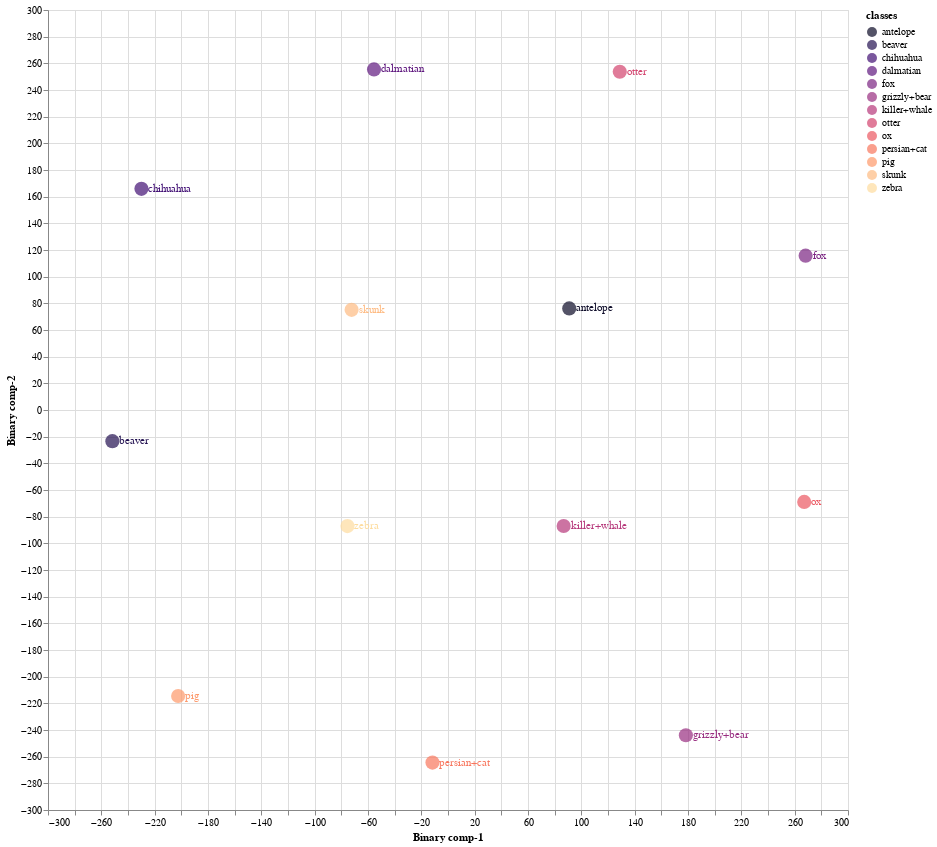
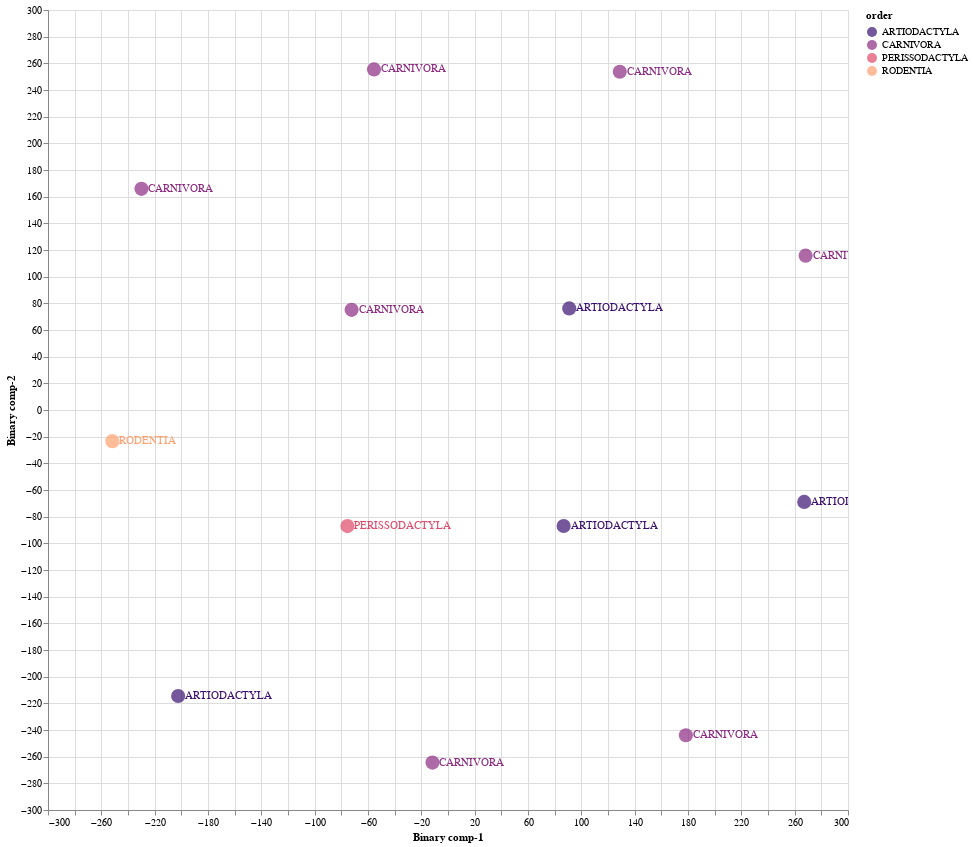

Notebook code cell kept with these figures, in order:
### Markdown cell above
### 7.2 Train Validation Split 02

### Code cell
CZSL(mode = 'Train', split = 2, C = 1.0 , kernal = 'rbf', gamma = 'scale', degree = 3,  pred_type = 'Deterministic', dist_type = 'euclidean')

#mode
#1. "Train" - Use Train Val split
#2. "Test" - For Unseen Test Data

#split
# 1 -Train/Val Split 1
# 2 -Train/Val Split 2
# 3 -Train/Val Split 3

#pred_type
#1. "Probabilistic" - continous real numbers giving probability for prdiction to be 1
#2. "Deterministic" - 1 or 0 prediction values

#dist_type
#1. euclidean
#2. cosine
#3. hamming
#4. jaccard

### Figure 1 — Vega-Lite specification as saved in the notebook (floating-point values rounded to 4 significant figures)
{"config": {"view": {"continuousWidth": 400, "continuousHeight": 300}}, "layer": [{"mark": {"type": "circle", "size": 200}, "encoding": {"color": {"field": "classes", "scale": {"scheme": "Magma"}, "type": "nominal"}, "x": {"field": "Binary comp-1", "type": "quantitative"}, "y": {"field": "Binary comp-2", "type": "quantitative"}}, "height": 800, "selection": {"selector013": {"type": "interval", "bind": "scales", "encodings": ["x", "y"]}}, "width": 800}, {"mark": {"type": "text", "align": "left", "baseline": "middle", "dx": 7}, "encoding": {"color": {"field": "classes", "scale": {"scheme": "Magma"}, "type": "nominal"}, "text": {"field": "classes", "type": "nominal"}, "x": {"field": "Binary comp-1", "type": "quantitative"}, "y": {"field": "Binary comp-2", "type": "quantitative"}}, "height": 800, "width": 800}], "data": {"name": "data-45fd2a269eac59172255e5bb9d675aa4"}, "$schema": "https://vega.github.io/schema/vega-lite/v4.17.0.json", "datasets": {"data-45fd2a269eac59172255e5bb9d675aa4": [{"Binary comp-1": 90.93, "Binary comp-2": 76.18, "classes": "antelope", "sciName": "Antilope_cervicapra", "animal_label": 1, "animal_class": "antelope", "mainCommonName": "Blackbuck", "otherCommonNames": "Indian Antelope", "class": "Mammalia", "infraclass": "Placentalia", "magnorder": "Boreoeutheria", "superorder": "Laurasiatheria", "order": "ARTIODACTYLA", "suborder": "RUMINANTIA", "infraorder": "PECORA", "parvorder": null, "superfamily": null, "family": "BOVIDAE", "subfamily": "ANTILOPINAE", "tribe": "ANTILOPINI", "genus": "Antilope"}, {"Binary comp-1": 178.4, "Binary comp-2": -243.9, "classes": "grizzly+bear", "sciName": "Ursus_arctos", "animal_label": 2, "animal_class": "grizzly+bear", "mainCommonName": "Brown Bear", "otherCommonNames": "Grizzly Bear|Kodiak Bear", "class": "Mammalia", "infraclass": "Placentalia", "magnorder": "Boreoeutheria", "superorder": "Laurasiatheria", "order": "CARNIVORA", "suborder": "CANIFORMIA", "infraorder": "ARCTOIDEA", "parvorder": null, "superfamily": "URSOIDEA", "family": "URSIDAE", "subfamily": "URSINAE", "tribe": null, "genus": "Ursus"}, {"Binary comp-1": 86.74, "Binary comp-2": -86.98, "classes": "killer+whale", "sciName": "Orcinus_orca", "animal_label": 3, "animal_class": "killer+whale", "mainCommonName": "Killer Whale", "otherCommonNames": "Orca", "class": "Mammalia", "infraclass": "Placentalia", "magnorder": "Boreoeutheria", "superorder": "Laurasiatheria", "order": "ARTIODACTYLA", "suborder": "WHIPPOMORPHA", "infraorder": "CETACEA", "parvorder": "ODONTOCETI", "superfamily": "DELPHINOIDEA", "family": "DELPHINIDAE", "subfamily": "INCERTAE SEDIS", "tribe": null, "genus": "Orcinus"}, {"Binary comp-1": -251.7, "Binary comp-2": -23.38, "classes": "beaver", "sciName": "Aplodontia_rufa", "animal_label": 4, "animal_class": "beaver", "mainCommonName": "Mountain Beaver", "otherCommonNames": "Boomer|Sewellel|Point Arena Mountain Beaver|Point Reyes Mountain Beaver", "class": "Mammalia", "infraclass": "Placentalia", "magnorder": "Boreoeutheria", "superorder": "Euarchontoglires", "order": "RODENTIA", "suborder": "SCIUROMORPHA", "infraorder": null, "parvorder": null, "superfamily": null, "family": "APLODONTIIDAE", "subfamily": null, "tribe": null, "genus": "Aplodontia"}, {"Binary comp-1": -55.5, "Binary comp-2": 255.4, "classes": "dalmatian", "sciName": "Canis_familiaris", "animal_label": 5, "animal_class": "dalmatian", "mainCommonName": "Domestic Dog", "otherCommonNames": "Dog|Dingo|Feral Dog|New Guinea Singing Dog|Village Dog", "class": "Mammalia", "infraclass": "Placentalia", "magnorder": "Boreoeutheria", "superorder": "Laurasiatheria", "order": "CARNIVORA", "suborder": "CANIFORMIA", "infraorder": "CANOIDEA", "parvorder": null, "superfamily": null, "family": "CANIDAE", "subfamily": null, "tribe": null, "genus": "Canis"}, {"Binary comp-1": -11.64, "Binary comp-2": -264.4, "classes": "persian+cat", "sciName": "Felis_catus", "animal_label": 6, "animal_class": "persian+cat", "mainCommonName": "Domestic Cat", "otherCommonNames": "Cat", "class": "Mammalia", "infraclass": "Placentalia", "magnorder": "Boreoeutheria", "superorder": "Laurasiatheria", "order": "CARNIVORA", "suborder": "FELIFORMIA", "infraorder": "FELOIDEA", "parvorder": null, "superfamily": null, "family": "FELIDAE", "subfamily": "FELINAE", "tribe": null, "genus": "Felis"}, {"Binary comp-1": -72.29, "Binary comp-2": 75.13, "classes": "skunk", "sciName": "Spilogale_putorius", "animal_label": 11, "animal_class": "skunk", "mainCommonName": "Alleghanian Spotted Skunk", "otherCommonNames": "Eastern Spotted Skunk", "class": "Mammalia", "infraclass": "Placentalia", "magnorder": "Boreoeutheria", "superorder": "Laurasiatheria", "order": "CARNIVORA", "suborder": "CANIFORMIA", "infraorder": "ARCTOIDEA", "parvorder": null, "superfamily": "MUSTELOIDEA", "family": "MEPHITIDAE", "subfamily": "MEPHITINAE", "tribe": null, "genus": "Spilogale"}, {"Binary comp-1": 267.2, "Binary comp-2": -68.95, "classes": "ox", "sciName": "Bos_sauveli", "animal_label": 21, "animal_class": "ox", "mainCommonName": "Kouprey", "otherCommonNames": "Gray Ox|Indochinese Forest Ox", "class": "Mammalia", "infraclass": "Placentalia", "magnorder": "Boreoeutheria", "superorder": "Laurasiatheria", "order": "ARTIODACTYLA", "suborder": "RUMINANTIA", "infraorder": "PECORA", "parvorder": null, "superfamily": null, "family": "BOVIDAE", "subfamily": "BOVINAE", "tribe": "BOVINI", "genus": "Bos"}, {"Binary comp-1": 268.2, "Binary comp-2": 115.7, "classes": "fox", "sciName": "Vulpes_lagopus", "animal_label": 22, "animal_class": "fox", "mainCommonName": "Arctic Fox", "otherCommonNames": "Polar Fox", "class": "Mammalia", "infraclass": "Placentalia", "magnorder": "Boreoeutheria", "superorder": "Laurasiatheria", "order": "CARNIVORA", "suborder": "CANIFORMIA", "infraorder": "CANOIDEA", "parvorder": null, "superfamily": null, "family": "CANIDAE", "subfamily": null, "tribe": null, "genus": "Vulpes"}, {"Binary comp-1": -229.9, "Binary comp-2": 165.9, "classes": "chihuahua", "sciName": "Canis_familiaris", "animal_label": 33, "animal_class": "chihuahua", "mainCommonName": "Domestic Dog", "otherCommonNames": "Dog|Dingo|Feral Dog|New Guinea Singing Dog|Village Dog", "class": "Mammalia", "infraclass": "Placentalia", "magnorder": "Boreoeutheria", "superorder": "Laurasiatheria", "order": "CARNIVORA", "suborder": "CANIFORMIA", "infraorder": "CANOIDEA", "parvorder": null, "superfamily": null, "family": "CANIDAE", "subfamily": null, "tribe": null, "genus": "Canis"}, {"Binary comp-1": 128.8, "Binary comp-2": 253.7, "classes": "otter", "sciName": "Aonyx_capensis", "animal_label": 36, "animal_class": "otter", "mainCommonName": "African Clawless Otter", "otherCommonNames": "Cape Clawless Otter", "class": "Mammalia", "infraclass": "Placentalia", "magnorder": "Boreoeutheria", "superorder": "Laurasiatheria", "order": "CARNIVORA", "suborder": "CANIFORMIA", "infraorder": "ARCTOIDEA", "parvorder": null, "superfamily": "MUSTELOIDEA", "family": "MUSTELIDAE", "subfamily": "LUTRINAE", "tribe": null, "genus": "Aonyx"}, {"Binary comp-1": -75.42, "Binary comp-2": -87.08, "classes": "zebra", "sciName": "Equus_grevyi", "animal_label": 38, "animal_class": "zebra", "mainCommonName": "Grevy's Zebra", "otherCommonNames": "Imperial Zebra", "class": "Mammalia", "infraclass": "Placentalia", "magnorder": "Boreoeutheria", "superorder": "Laurasiatheria", "order": "PERISSODACTYLA", "suborder": "HIPOMORPHA", "infraorder": null, "parvorder": null, "superfamily": null, "family": "EQUIDAE", "subfamily": null, "tribe": null, "genus": "Equus"}, {"Binary comp-1": -202.4, "Binary comp-2": -214.5, "classes": "pig", "sciName": "Sus_domesticus", "animal_label": 42, "animal_class": "pig", "mainCommonName": "Domestic Pig", "otherCommonNames": "Hog|Pig|Swine", "class": "Mammalia", "infraclass": "Placentalia", "magnorder": "Boreoeutheria", "superorder": "Laurasiatheria", "order": "ARTIODACTYLA", "suborder": "SUINA", "infraorder": null, "parvorder": null, "superfamily": null, "family": "SUIDAE", "subfamily": null, "tribe": null, "genus": "Sus"}]}}

### Figure 2 — Vega-Lite specification as saved in the notebook (floating-point values rounded to 4 significant figures)
{"config": {"view": {"continuousWidth": 400, "continuousHeight": 300}}, "layer": [{"mark": {"type": "circle", "size": 200}, "encoding": {"color": {"field": "order", "scale": {"scheme": "Magma"}, "type": "nominal"}, "x": {"field": "Binary comp-1", "type": "quantitative"}, "y": {"field": "Binary comp-2", "type": "quantitative"}}, "height": 800, "selection": {"selector014": {"type": "interval", "bind": "scales", "encodings": ["x", "y"]}}, "width": 800}, {"mark": {"type": "text", "align": "left", "baseline": "middle", "dx": 7}, "encoding": {"color": {"field": "order", "scale": {"scheme": "Magma"}, "type": "nominal"}, "text": {"field": "order", "type": "nominal"}, "x": {"field": "Binary comp-1", "type": "quantitative"}, "y": {"field": "Binary comp-2", "type": "quantitative"}}, "height": 800, "width": 800}], "data": {"name": "data-45fd2a269eac59172255e5bb9d675aa4"}, "$schema": "https://vega.github.io/schema/vega-lite/v4.17.0.json", "datasets": {"data-45fd2a269eac59172255e5bb9d675aa4": [{"Binary comp-1": 90.93, "Binary comp-2": 76.18, "classes": "antelope", "sciName": "Antilope_cervicapra", "animal_label": 1, "animal_class": "antelope", "mainCommonName": "Blackbuck", "otherCommonNames": "Indian Antelope", "class": "Mammalia", "infraclass": "Placentalia", "magnorder": "Boreoeutheria", "superorder": "Laurasiatheria", "order": "ARTIODACTYLA", "suborder": "RUMINANTIA", "infraorder": "PECORA", "parvorder": null, "superfamily": null, "family": "BOVIDAE", "subfamily": "ANTILOPINAE", "tribe": "ANTILOPINI", "genus": "Antilope"}, {"Binary comp-1": 178.4, "Binary comp-2": -243.9, "classes": "grizzly+bear", "sciName": "Ursus_arctos", "animal_label": 2, "animal_class": "grizzly+bear", "mainCommonName": "Brown Bear", "otherCommonNames": "Grizzly Bear|Kodiak Bear", "class": "Mammalia", "infraclass": "Placentalia", "magnorder": "Boreoeutheria", "superorder": "Laurasiatheria", "order": "CARNIVORA", "suborder": "CANIFORMIA", "infraorder": "ARCTOIDEA", "parvorder": null, "superfamily": "URSOIDEA", "family": "URSIDAE", "subfamily": "URSINAE", "tribe": null, "genus": "Ursus"}, {"Binary comp-1": 86.74, "Binary comp-2": -86.98, "classes": "killer+whale", "sciName": "Orcinus_orca", "animal_label": 3, "animal_class": "killer+whale", "mainCommonName": "Killer Whale", "otherCommonNames": "Orca", "class": "Mammalia", "infraclass": "Placentalia", "magnorder": "Boreoeutheria", "superorder": "Laurasiatheria", "order": "ARTIODACTYLA", "suborder": "WHIPPOMORPHA", "infraorder": "CETACEA", "parvorder": "ODONTOCETI", "superfamily": "DELPHINOIDEA", "family": "DELPHINIDAE", "subfamily": "INCERTAE SEDIS", "tribe": null, "genus": "Orcinus"}, {"Binary comp-1": -251.7, "Binary comp-2": -23.38, "classes": "beaver", "sciName": "Aplodontia_rufa", "animal_label": 4, "animal_class": "beaver", "mainCommonName": "Mountain Beaver", "otherCommonNames": "Boomer|Sewellel|Point Arena Mountain Beaver|Point Reyes Mountain Beaver", "class": "Mammalia", "infraclass": "Placentalia", "magnorder": "Boreoeutheria", "superorder": "Euarchontoglires", "order": "RODENTIA", "suborder": "SCIUROMORPHA", "infraorder": null, "parvorder": null, "superfamily": null, "family": "APLODONTIIDAE", "subfamily": null, "tribe": null, "genus": "Aplodontia"}, {"Binary comp-1": -55.5, "Binary comp-2": 255.4, "classes": "dalmatian", "sciName": "Canis_familiaris", "animal_label": 5, "animal_class": "dalmatian", "mainCommonName": "Domestic Dog", "otherCommonNames": "Dog|Dingo|Feral Dog|New Guinea Singing Dog|Village Dog", "class": "Mammalia", "infraclass": "Placentalia", "magnorder": "Boreoeutheria", "superorder": "Laurasiatheria", "order": "CARNIVORA", "suborder": "CANIFORMIA", "infraorder": "CANOIDEA", "parvorder": null, "superfamily": null, "family": "CANIDAE", "subfamily": null, "tribe": null, "genus": "Canis"}, {"Binary comp-1": -11.64, "Binary comp-2": -264.4, "classes": "persian+cat", "sciName": "Felis_catus", "animal_label": 6, "animal_class": "persian+cat", "mainCommonName": "Domestic Cat", "otherCommonNames": "Cat", "class": "Mammalia", "infraclass": "Placentalia", "magnorder": "Boreoeutheria", "superorder": "Laurasiatheria", "order": "CARNIVORA", "suborder": "FELIFORMIA", "infraorder": "FELOIDEA", "parvorder": null, "superfamily": null, "family": "FELIDAE", "subfamily": "FELINAE", "tribe": null, "genus": "Felis"}, {"Binary comp-1": -72.29, "Binary comp-2": 75.13, "classes": "skunk", "sciName": "Spilogale_putorius", "animal_label": 11, "animal_class": "skunk", "mainCommonName": "Alleghanian Spotted Skunk", "otherCommonNames": "Eastern Spotted Skunk", "class": "Mammalia", "infraclass": "Placentalia", "magnorder": "Boreoeutheria", "superorder": "Laurasiatheria", "order": "CARNIVORA", "suborder": "CANIFORMIA", "infraorder": "ARCTOIDEA", "parvorder": null, "superfamily": "MUSTELOIDEA", "family": "MEPHITIDAE", "subfamily": "MEPHITINAE", "tribe": null, "genus": "Spilogale"}, {"Binary comp-1": 267.2, "Binary comp-2": -68.95, "classes": "ox", "sciName": "Bos_sauveli", "animal_label": 21, "animal_class": "ox", "mainCommonName": "Kouprey", "otherCommonNames": "Gray Ox|Indochinese Forest Ox", "class": "Mammalia", "infraclass": "Placentalia", "magnorder": "Boreoeutheria", "superorder": "Laurasiatheria", "order": "ARTIODACTYLA", "suborder": "RUMINANTIA", "infraorder": "PECORA", "parvorder": null, "superfamily": null, "family": "BOVIDAE", "subfamily": "BOVINAE", "tribe": "BOVINI", "genus": "Bos"}, {"Binary comp-1": 268.2, "Binary comp-2": 115.7, "classes": "fox", "sciName": "Vulpes_lagopus", "animal_label": 22, "animal_class": "fox", "mainCommonName": "Arctic Fox", "otherCommonNames": "Polar Fox", "class": "Mammalia", "infraclass": "Placentalia", "magnorder": "Boreoeutheria", "superorder": "Laurasiatheria", "order": "CARNIVORA", "suborder": "CANIFORMIA", "infraorder": "CANOIDEA", "parvorder": null, "superfamily": null, "family": "CANIDAE", "subfamily": null, "tribe": null, "genus": "Vulpes"}, {"Binary comp-1": -229.9, "Binary comp-2": 165.9, "classes": "chihuahua", "sciName": "Canis_familiaris", "animal_label": 33, "animal_class": "chihuahua", "mainCommonName": "Domestic Dog", "otherCommonNames": "Dog|Dingo|Feral Dog|New Guinea Singing Dog|Village Dog", "class": "Mammalia", "infraclass": "Placentalia", "magnorder": "Boreoeutheria", "superorder": "Laurasiatheria", "order": "CARNIVORA", "suborder": "CANIFORMIA", "infraorder": "CANOIDEA", "parvorder": null, "superfamily": null, "family": "CANIDAE", "subfamily": null, "tribe": null, "genus": "Canis"}, {"Binary comp-1": 128.8, "Binary comp-2": 253.7, "classes": "otter", "sciName": "Aonyx_capensis", "animal_label": 36, "animal_class": "otter", "mainCommonName": "African Clawless Otter", "otherCommonNames": "Cape Clawless Otter", "class": "Mammalia", "infraclass": "Placentalia", "magnorder": "Boreoeutheria", "superorder": "Laurasiatheria", "order": "CARNIVORA", "suborder": "CANIFORMIA", "infraorder": "ARCTOIDEA", "parvorder": null, "superfamily": "MUSTELOIDEA", "family": "MUSTELIDAE", "subfamily": "LUTRINAE", "tribe": null, "genus": "Aonyx"}, {"Binary comp-1": -75.42, "Binary comp-2": -87.08, "classes": "zebra", "sciName": "Equus_grevyi", "animal_label": 38, "animal_class": "zebra", "mainCommonName": "Grevy's Zebra", "otherCommonNames": "Imperial Zebra", "class": "Mammalia", "infraclass": "Placentalia", "magnorder": "Boreoeutheria", "superorder": "Laurasiatheria", "order": "PERISSODACTYLA", "suborder": "HIPOMORPHA", "infraorder": null, "parvorder": null, "superfamily": null, "family": "EQUIDAE", "subfamily": null, "tribe": null, "genus": "Equus"}, {"Binary comp-1": -202.4, "Binary comp-2": -214.5, "classes": "pig", "sciName": "Sus_domesticus", "animal_label": 42, "animal_class": "pig", "mainCommonName": "Domestic Pig", "otherCommonNames": "Hog|Pig|Swine", "class": "Mammalia", "infraclass": "Placentalia", "magnorder": "Boreoeutheria", "superorder": "Laurasiatheria", "order": "ARTIODACTYLA", "suborder": "SUINA", "infraorder": null, "parvorder": null, "superfamily": null, "family": "SUIDAE", "subfamily": null, "tribe": null, "genus": "Sus"}]}}
